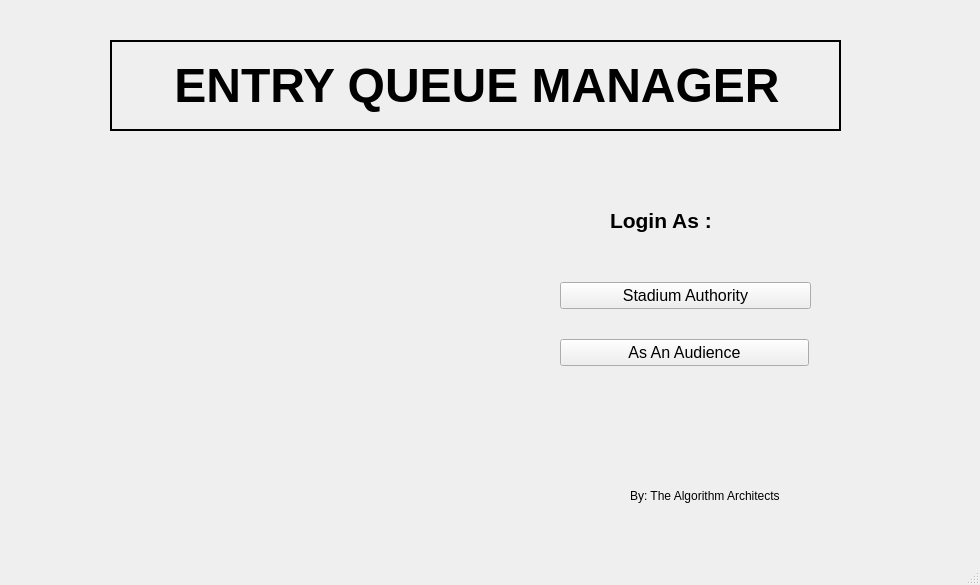
<?xml version="1.0" encoding="UTF-8"?>
<ui version="4.0">
 <class>MainWindow</class>
 <widget class="QMainWindow" name="MainWindow">
  <property name="geometry">
   <rect>
    <x>0</x>
    <y>0</y>
    <width>980</width>
    <height>585</height>
   </rect>
  </property>
  <property name="windowTitle">
   <string>MainWindow</string>
  </property>
  <widget class="QWidget" name="centralwidget">
   <widget class="QLabel" name="label_2">
    <property name="geometry">
     <rect>
      <x>610</x>
      <y>190</y>
      <width>161</width>
      <height>61</height>
     </rect>
    </property>
    <property name="font">
     <font>
      <pointsize>14</pointsize>
     </font>
    </property>
    <property name="text">
     <string>&lt;html&gt;&lt;head/&gt;&lt;body&gt;&lt;p&gt;&lt;span style=&quot; font-size:16pt; font-weight:700;&quot;&gt;Login As :&lt;/span&gt;&lt;/p&gt;&lt;/body&gt;&lt;/html&gt;</string>
    </property>
   </widget>
   <widget class="QLabel" name="label_pic">
    <property name="geometry">
     <rect>
      <x>150</x>
      <y>150</y>
      <width>401</width>
      <height>321</height>
     </rect>
    </property>
    <property name="text">
     <string/>
    </property>
   </widget>
   <widget class="QWidget" name="layoutWidget">
    <property name="geometry">
     <rect>
      <x>560</x>
      <y>240</y>
      <width>251</width>
      <height>111</height>
     </rect>
    </property>
    <layout class="QVBoxLayout" name="verticalLayout_2">
     <item>
      <widget class="QPushButton" name="pushButton_stadium_authority">
       <property name="font">
        <font>
         <family>Segoe UI</family>
         <pointsize>12</pointsize>
        </font>
       </property>
       <property name="text">
        <string>Stadium Authority</string>
       </property>
      </widget>
     </item>
    </layout>
   </widget>
   <widget class="QWidget" name="layoutWidget_2">
    <property name="geometry">
     <rect>
      <x>560</x>
      <y>320</y>
      <width>249</width>
      <height>66</height>
     </rect>
    </property>
    <layout class="QVBoxLayout" name="verticalLayout">
     <item>
      <widget class="QPushButton" name="pushButton_audience">
       <property name="font">
        <font>
         <family>Segoe UI</family>
         <pointsize>12</pointsize>
        </font>
       </property>
       <property name="text">
        <string>As An Audience</string>
       </property>
      </widget>
     </item>
    </layout>
   </widget>
   <widget class="QLabel" name="label">
    <property name="geometry">
     <rect>
      <x>110</x>
      <y>40</y>
      <width>731</width>
      <height>91</height>
     </rect>
    </property>
    <property name="frameShape">
     <enum>QFrame::WinPanel</enum>
    </property>
    <property name="text">
     <string>&lt;html&gt;&lt;head/&gt;&lt;body&gt;&lt;p align=&quot;center&quot;&gt;&lt;span style=&quot; font-size:36pt; font-weight:700;&quot;&gt;ENTRY QUEUE MANAGER&lt;/span&gt;&lt;/p&gt;&lt;/body&gt;&lt;/html&gt;</string>
    </property>
   </widget>
   <widget class="QLabel" name="label_3">
    <property name="geometry">
     <rect>
      <x>630</x>
      <y>480</y>
      <width>341</width>
      <height>31</height>
     </rect>
    </property>
    <property name="text">
     <string>By: The Algorithm Architects</string>
    </property>
   </widget>
  </widget>
  <widget class="QMenuBar" name="menubar">
   <property name="geometry">
    <rect>
     <x>0</x>
     <y>0</y>
     <width>980</width>
     <height>26</height>
    </rect>
   </property>
  </widget>
  <widget class="QStatusBar" name="statusbar"/>
 </widget>
 <resources/>
 <connections/>
</ui>
